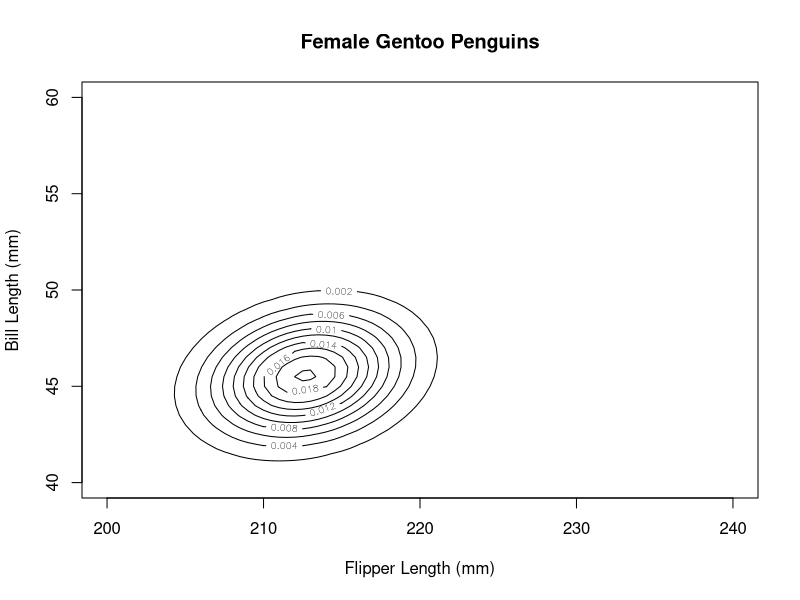
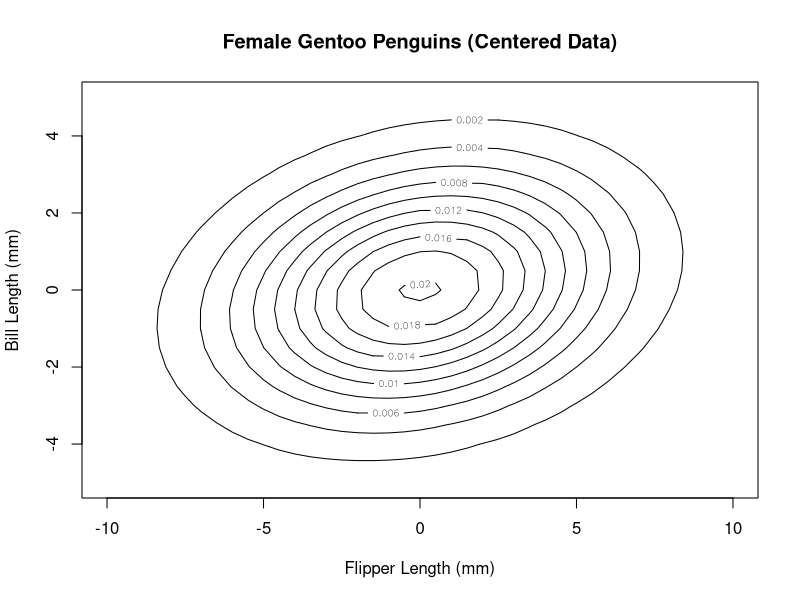
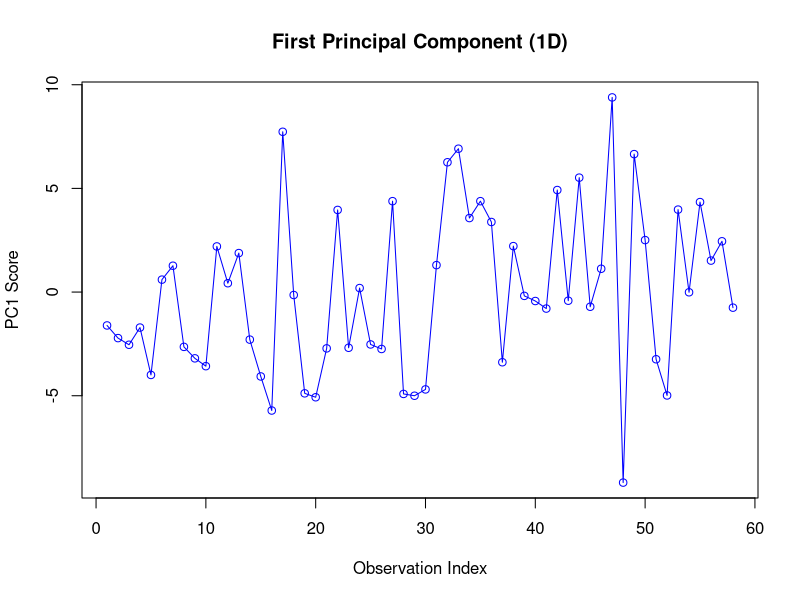

Generate these figures, in order, with R:
# Import Packages
library(palmerpenguins)
library(mnormt)

# Get Data, Omit NA
df = palmerpenguins::penguins
df = subset(df, df$species == 'Gentoo')
df = data.frame(Sex = df$sex,
                 Flipper_mm = df$flipper_length_mm,
                 Bill_mm = df$bill_length_mm)

# Remove NA rows
df = na.omit(df)

# Filter by female penguins
female = subset(df, df$Sex =='female')

# Store data as a matrix
X_f = data.frame(Flipper_mm = female$Flipper_mm,
                 Bill_mm = female$Bill_mm)

# Mean vector of data
mu_f  = c(mean(female$Flipper_mm), mean(female$Bill_mm))

# Sample Var-Cov Matrix of Data
sigma_f = cov(X_f)

# Visualize Initial Data
x = seq(200, 240, 0.5)
y = seq(40, 60, 0.5)
f_f <- function(x, y) dmnorm(cbind(x, y), mu_f, sigma_f)
z_f <- outer(x, y, f_f)

contour(x, y, z_f, xlab ="Flipper Length (mm)", ylab="Bill Length (mm)",
        main = 'Female Gentoo Penguins')


# Now for centered data
X_f_centered = scale(X_f, center = TRUE, scale = FALSE)

# Compute the variance-covariance matrix of the centered data
sigma_f_centered = cov(X_f_centered)

# Display the centered variance-covariance matrix
print(sigma_f_centered)

# Plot the contour again for comparison (if needed)
mu_f  = colMeans(X_f_centered)
x = seq(-10, 10, 0.5)
y = seq(-5, 5, 0.5)

f_f = function(x, y) dmnorm(cbind(x, y), mu_f, sigma_f_centered)
z_f = outer(x, y, f_f)

contour(x, y, z_f, xlab ="Flipper Length (mm)", ylab="Bill Length (mm)",
        main = 'Female Gentoo Penguins (Centered Data)')


# Perform PCA
pca = prcomp(X_f_centered, scale. = FALSE)

# Map the observations to 1 dimension (first principal component)
X_f_pca_1D = pca$x[,1]

# Plot the first principal component
plot(X_f_pca_1D, type = 'o', col = 'blue', 
     main = 'First Principal Component (1D)',
     xlab = 'Observation Index', ylab = 'PC1 Score')




